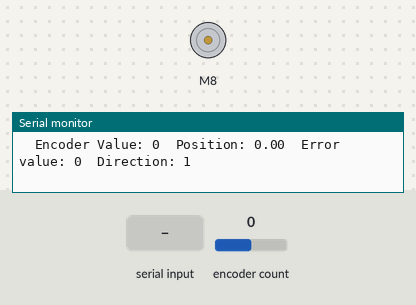
Recording of a sketch running on a simulated Arduino Uno, built with avr-gcc and run on an emulated ATmega328P. Parts: DC motor (green arrow = forward, orange = backward, longer = faster), the last lines printed to the serial monitor. The test bench sets the inputs (shaded band); at power-on: encoder count 0.

Above: at 1.2 s.
1.3 s: "<M,45>" received over Serial
At 1.96 s:
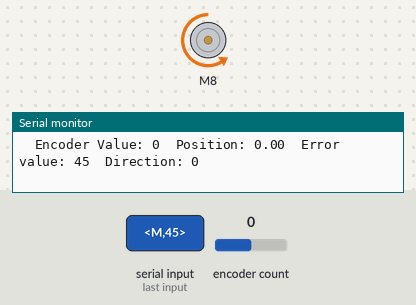
4.3 s: "<30,150,10>" received over Serial
5.8 s: "<90,45>" received over Serial
At 6.02 s:
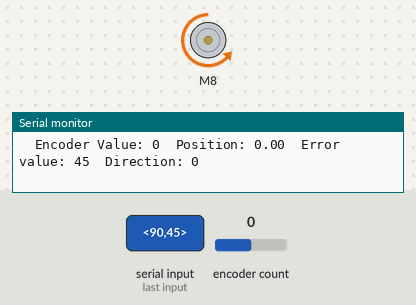
8.8 s: "<M90>" received over Serial
10.3 s: "<90,45,200>" received over Serial
At 10.63 s:
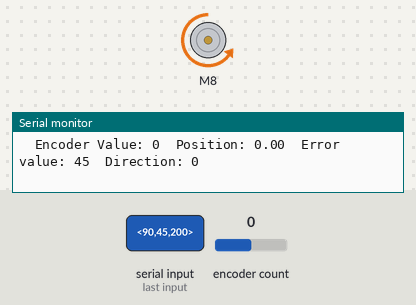
Timing chart, 0 to 14.3 s (numbered marks = the images above; inputs shaded):
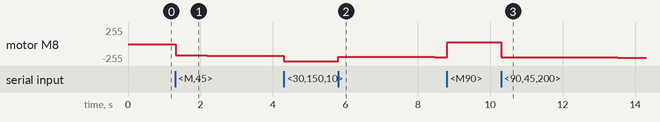

Measured:
- after the input at 1.3 s, motor M8: moves from stopped to backward 177/255 over 2.7 s, starting at once
- after the input at 5.8 s, motor M8: backward 255/255 → backward 189/255 at once, → backward 190/255 0.44 s later, → backward 191/255 0.44 s later, → backward 192/255 0.45 s later, … (7 changes in this stretch)
- after the input at 10.3 s, motor M8: moves from forward 24/255 to backward 204/255 over 3.7 s, starting at once

The sketch:

Robot_Arm_Controller.ino
```cpp
// Library
#include <Encoder.h>
#include <L298N.h>

// PID Control
double kp = 3.8;
double kd = 0.8;
double ki = 0.00005;

// Pin Assignment
int m_ena_1 = 9;
int m_in1_1 = 8;
int m_in2_1 = 7;
int e_en2 = 6;
int e_en1 = 5;

// Object Declaration
L298N motor(m_ena_1, m_in1_1, m_in2_1);
Encoder enc(e_en1, e_en2);

// Variables for PID Control
long currEnc = 0;
long currDeg = 0;
long current_val = 0;
long error_val = 0;
int desiredPos = 0;
long previousMillis = 0;
long interval = 5;
long error_val_init = 0;
long previousTime = 0;
long elapsedTime = 0;
long cumError = 0;
long rateError = 0;

// Variables for Serial Communication
const byte numChars = 32;
char receivedChars[numChars];
char tempChars[numChars]; // temporary array for use when parsing
boolean newData = false;

// Variables to hold the Parsed Data
char command[numChars] = {0};
float theta_1 = 0.0;
float theta_2 = 0.0;
float theta_3 = 0.0;
float theta_4 = 0.0;

// States
enum states {
  IDLE,
  MOVE,
  STOP
};
states state;

void setup() {

  Serial.begin(115200);

  pinMode(m_ena_1, OUTPUT);
  pinMode(m_in1_1, OUTPUT);

  state = IDLE;
}

void controlMotor(int speed, int dir){

  motor.setSpeed(speed);

  if(dir == L298N::BACKWARD)
    motor.run(L298N::FORWARD);
  else if (dir == L298N::FORWARD)
    motor.run(L298N::BACKWARD);
  else
    motor.run(L298N::STOP);
}

void loop() {

  recvWithStartEndMarkers();

  if (newData == true) {

    strcpy(tempChars, receivedChars);
        // this temporary copy is necessary to protect the original data
        //   because strtok() used in parseData() replaces the commas with \0
    parseData();
    showParsedData();
    newData = false;
  }

  currEnc = enc.read();

  switch(state) {

    case IDLE:

      moveTo(0);
      break;

    case MOVE:

      moveTo(theta_1);
      break;

    case STOP:

      stop();
      break;
  }
}

void moveTo(float pos){

  desiredPos = pos;
  unsigned long currentMillis = millis();
  //int baseEffort = 25;

  float currDeg = currEnc / 3200.0 * 360.0;
  while (currDeg <= -360) currDeg += 360.0;
  while (currDeg >= 360) currDeg -= 360.0;
  currDeg = int(currDeg);
  // if (currDeg > 180) currDeg -= 360.0;
  // if (currDeg < -180) currDeg += 360.0;

  if(currentMillis - previousMillis > interval){

    elapsedTime = currentMillis - previousTime;
    error_val = desiredPos - currDeg;
    cumError += error_val * elapsedTime;
    rateError = (error_val - error_val_init)/elapsedTime;
    int effort = kp*error_val;
    int effort_pid = kp * error_val + ki * cumError + kd * rateError;
    int direction = (abs(error_val > 0 ) ? L298N::FORWARD : L298N::BACKWARD);
    previousMillis = currentMillis;
    error_val_init = error_val;
    previousTime = currentMillis;
    controlMotor(effort_pid, direction);

    Serial.print("\tEncoder Value: ");
    Serial.print(currEnc);
    Serial.print("\tPosition: ");
    Serial.print(currDeg);
    Serial.print("\tError value: ");
    Serial.print(error_val);
    Serial.print("\tDirection: ");
    Serial.println(direction);
  }
}

void stop(){

  unsigned long currentMillis = millis();

  float currDeg = currEnc / 3200.0 * 360.0;
  while (currDeg <= -360) currDeg += 360.0;
  while (currDeg >= 360) currDeg -= 360.0;
  // if (currDeg > 180) currDeg -= 360.0;
  // if (currDeg < -180) currDeg += 360.0;

  if(currentMillis - previousMillis > interval){

    previousMillis = currentMillis;
    controlMotor(0, L298N::BACKWARD);

    Serial.print("Encoder Value: ");
    Serial.print(currEnc);
    Serial.print("\tPosition: ");
    Serial.println(currDeg);
  }
}

void recvWithStartEndMarkers() {

  static boolean recvInProgress = false;
  static byte ndx = 0;
  char startMarker = '<';
  char endMarker = '>';
  char rc;

  while (Serial.available() > 0 && newData == false) {

    rc = Serial.read();

    if (recvInProgress == true) {
      if (rc != endMarker) {
        receivedChars[ndx] = rc;
        ndx++;
        if (ndx >= numChars) {
          ndx = numChars - 1;
        }
      }
      else {
        receivedChars[ndx] = '\0'; // terminate the string
        recvInProgress = false;
        ndx = 0;
        newData = true;
      }
    }

    else if (rc == startMarker) {
      recvInProgress = true;
    }
  }
}

void parseData() {      // split the data into its parts

  char * strtokIndx; // this is used by strtok() as an index

  strtokIndx = strtok(tempChars,",");      // get the first part - the string
  strcpy(command, strtokIndx); // copy it to command

  strtokIndx = strtok(NULL, ","); // this continues where the previous call left off
  theta_1 = atoi(strtokIndx);     // convert this part to an float

  strtokIndx = strtok(NULL, ",");
  theta_2 = atof(strtokIndx);     // convert this part to a float

  strtokIndx = strtok(NULL, ","); // this continues where the previous call left off
  theta_3 = atoi(strtokIndx);     // convert this part to an integer

  strtokIndx = strtok(NULL, ",");
  theta_4 = atof(strtokIndx);     // convert this part to a float
}

void showParsedData() {

  if (command[0] == 'M') {

    Serial.print("Command: ");
    Serial.println(command);
    Serial.print("Theta 1: ");
    Serial.println(theta_1);
    Serial.print("Theta 2: ");
    Serial.println(theta_2);
    Serial.print("Theta 3: ");
    Serial.println(theta_3);
    Serial.print("Theta 4: ");
    Serial.println(theta_4);

    state = MOVE;
    Serial.println("State: MOVE");
  }
  else if (command[0] == 'S'){

    Serial.print("Command: ");
    Serial.println(command);

    state = STOP;
    Serial.println("State: STOP");
  }
  else if (command[0] == 'I'){

    Serial.print("Command: ");
    Serial.println(command);

    state = IDLE;
    Serial.println("State: IDLE");
  }
}
```
